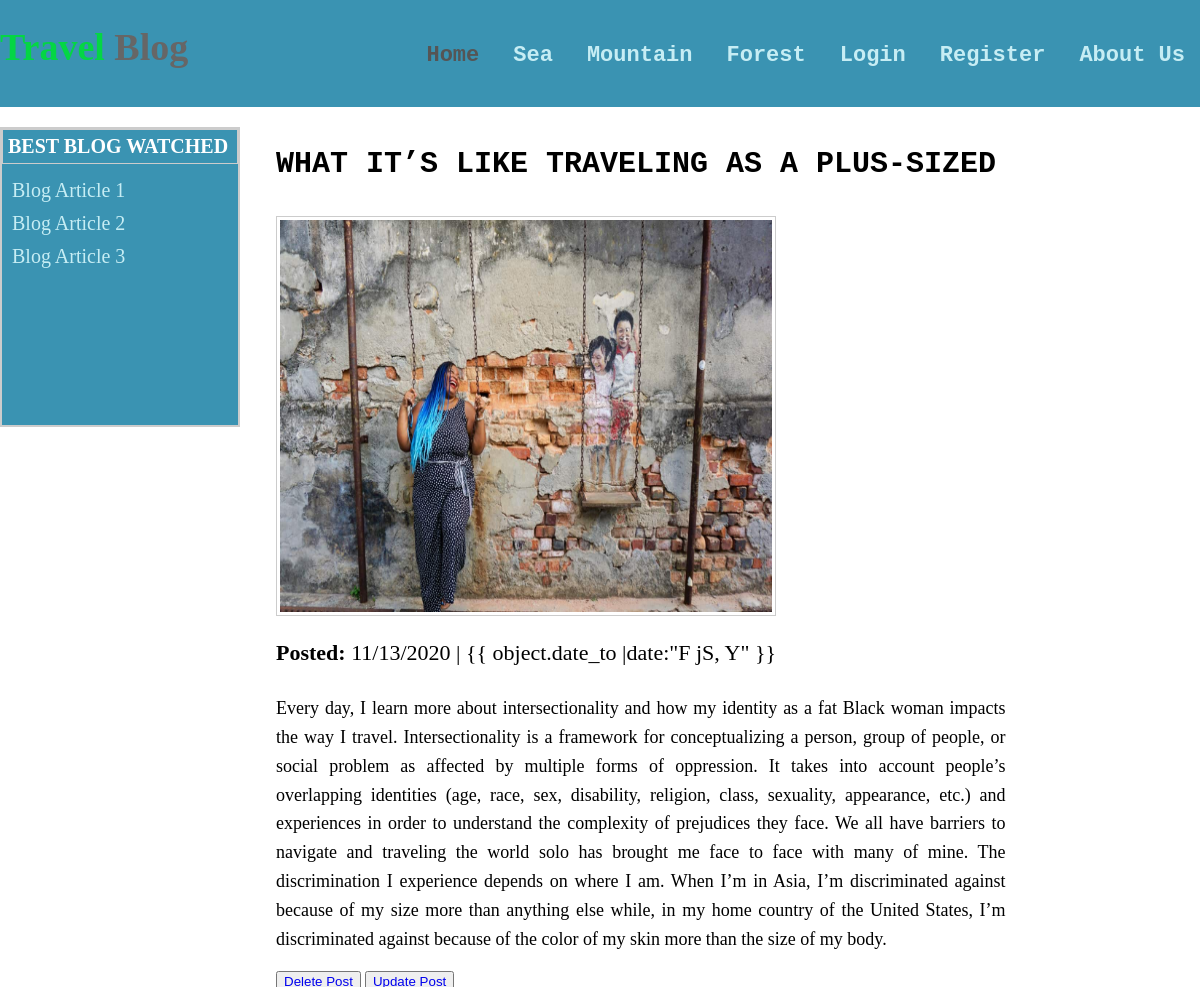
The app's page /post/4/ (upper part), older data.
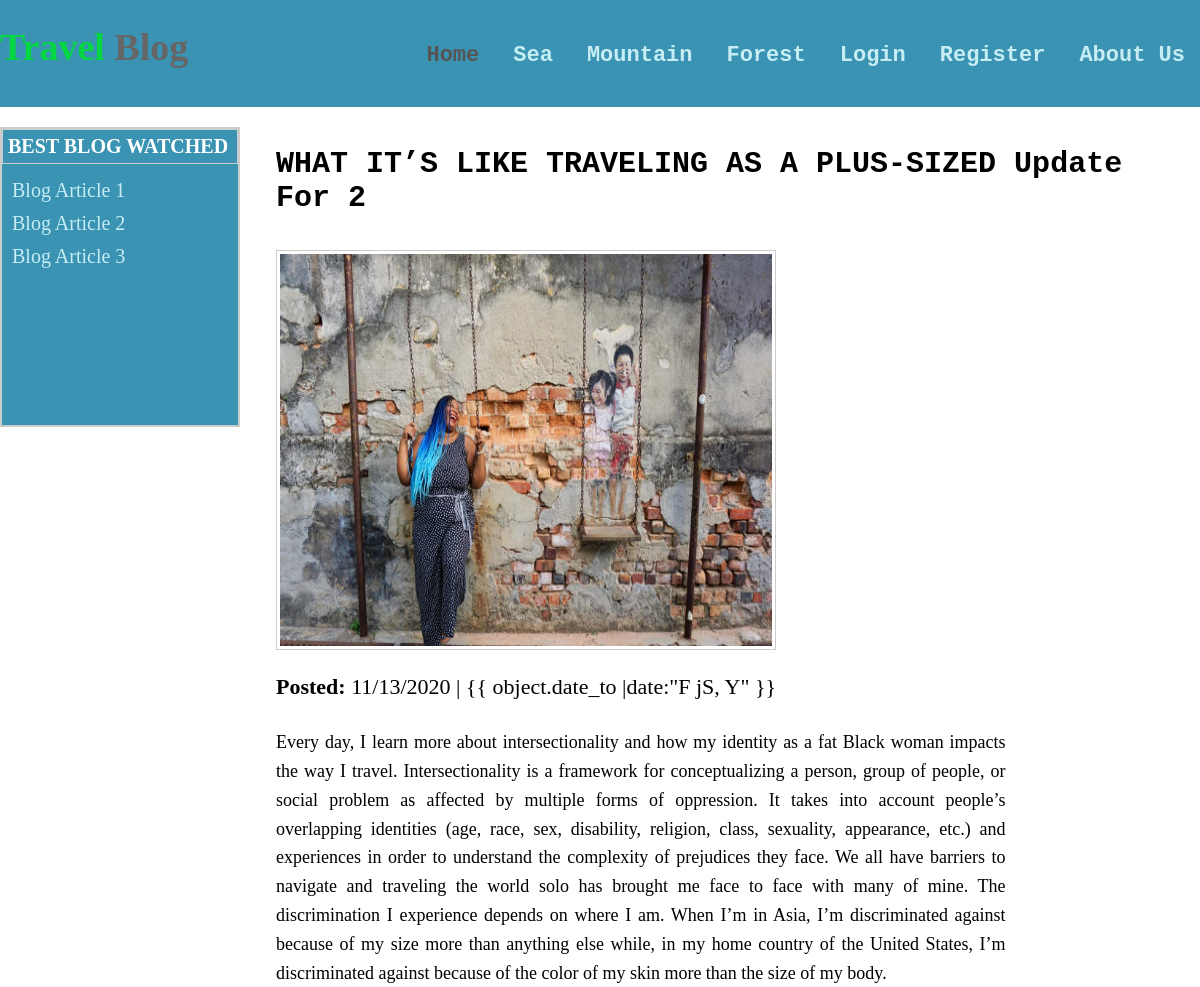
The same page, newer data.
### blog/models.py (models this page shows, shortened)
class BlogArticle(models.Model):
    title = models.CharField(max_length=100)
    author = models.CharField(max_length=100)
    date_to = models.DateTimeField(auto_now_add=True)
    description = models.TextField()
    image = models.ImageField(default='default.jpg',  upload_to='blog-pics')

### blog/views.py (the view)
# urls.py: path('post/<int:pk>/', PostDetailView.as_view(), name='post-detail'),
class PostDetailView(DetailView):
    model = BlogArticle

### blog/templates/blog/BlogArticle_detail.html
{% extends "blog/base.html" %}
{% load static %}
{% block content %}
<div class="blog-show">
    <div class="blog-detail">
        <h1>{{ object.title }}</h1>
        <img src="{{ object.image.url }}" alt="">
        <div class="date">
            <strong>Posted:</strong> {{ object.date_to |date:"SHORT_DATE_FORMAT" }} | {{ object.date_to |date:"F jS, Y"
            }}
        </div>
        <p>
            {{ object.description }}
        </p>
        <button>
            <a href="{% url 'post-delete' pk=object.pk %}">Delete Post</a>
        </button>
        <button>
            <a href="{% url 'post-update' pk=object.pk %}">Update Post</a>
        </button>
    </div>
</div>
{% endblock content %}

Row changes from the older to the newer data that the page shows:
changed BlogArticle: title "WHAT IT’S LIKE TRAVELING AS A PLUS-SIZED" → "WHAT IT’S LIKE TRAVELING AS A PLUS-SIZED Update For 2"
